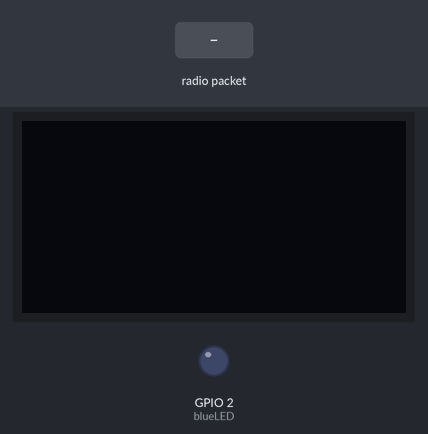
The sketch below on a simulated ESP32. Parts: 128×64 one-colour display, output pins drawn as LEDs (lit = HIGH). Inputs (shaded band) come from the test bench. No radio packets arrive unless stated; what the sketch prints to the serial monitor is not drawn.

Above: at 1.2 s.
1.3 s: radio packet "1" arrives
At 2.5 s:
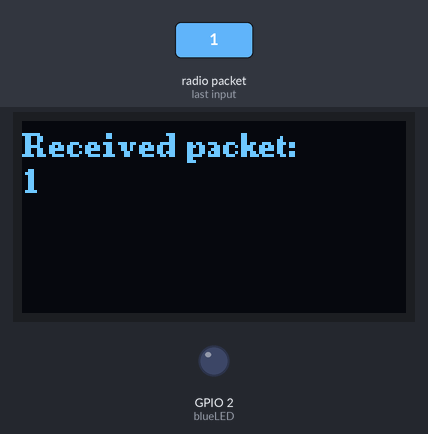
2.8 s: radio packet "0" arrives
At 3.7 s:
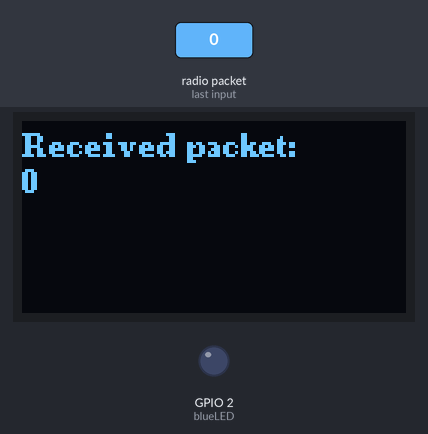
4.3 s: radio packet "2" arrives
At 4.9 s:
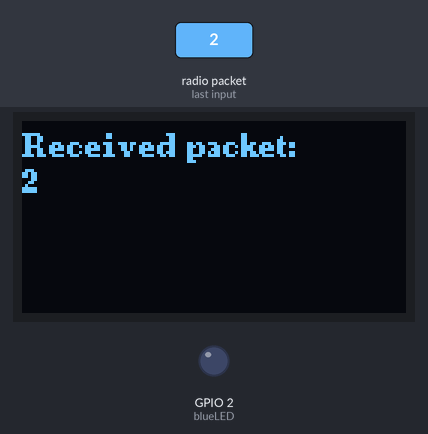
Timing chart, 0 to 7.3 s (numbered marks = the images above; inputs shaded):
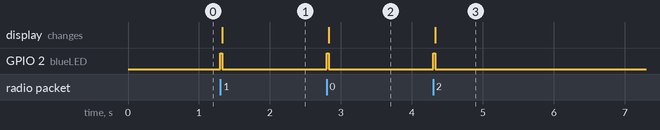

Measured:
- after the input at 1.3 s, GPIO 2 (blueLED): LOW → HIGH at once, → LOW 0.03 s later; the display: first differs from a run without the input at once (image 1)
- after the input at 2.8 s, GPIO 2 (blueLED): LOW → HIGH at once, → LOW 0.03 s later; the display: first differs from a run without the input at once (image 2)
- after the input at 4.3 s, GPIO 2 (blueLED): LOW → HIGH at once, → LOW 0.03 s later; the display: first differs from a run without the input at once (image 3)

The sketch:

LoRaRecibeyPantalla.ino
```cpp
/* Example from Sandeep Mistry
 * With mods from AliExpress/LilyGo docs
 * For TTGo ESP32 LoRa-OLED board
 * http://www.lilygo.cn/down_view.aspx?TypeId=11&Id=78&Fid=t14:11:14
 * Based on SX1276 LoRa Radio
 * http://www.semtech.com/apps/product.php?pn=SX1276
 * RMB 29Nov2017
 */

#include <SPI.h>
#include <LoRa.h>       // https://github.com/sandeepmistry/arduino-LoRa
#include <U8g2lib.h>   // https://github.com/olikraus/U8g2_Arduino
// #include <U8x8lib.h>

#define OFF 0   // For LED
#define ON 1

// SPI LoRa Radio
#define LORA_SCK 5        // GPIO5 - SX1276 SCK
#define LORA_MISO 19     // GPIO19 - SX1276 MISO
#define LORA_MOSI 27    // GPIO27 - SX1276 MOSI
#define LORA_CS 18     // GPIO18 - SX1276 CS
#define LORA_RST 14   // GPIO14 - SX1276 RST
#define LORA_IRQ 26  // GPIO26 - SX1276 IRQ (interrupt request)

// I2C OLED Display works with SSD1306 driver
#define OLED_SDA 4
#define OLED_SCL 15
#define OLED_RST 16

/* Pick One. Hardware I2C does NOT work! This article helped: https://robotzero.one/heltec-wifi-kit-32/
* TTGo boards similar to Heltec boards, LED_BUILTIN = 2 instead of pin 25
* Some OLED displays don't handle ACK correctly so SW I2C works better. Thank you Olikraus!
* TTGo OLED has pin 16 reset unlike other OLED displays
*/

// UNCOMMENT one of the constructor lines below
//U8X8_SSD1306_128X64_NONAME_SW_I2C Display(/* clock=*/ OLED_SCL, /* data=*/ OLED_SDA, /* reset=*/ OLED_RST); // Unbuffered, basic graphics, software I2C
//U8G2_SSD1306_128X64_NONAME_1_SW_I2C Display(U8G2_R0, /* clock=*/ OLED_SCL, /* data=*/ OLED_SDA, /* reset=*/ OLED_RST); // Page buffer, SW I2C
U8G2_SSD1306_128X64_NONAME_F_SW_I2C Display(U8G2_R0, /* clock=*/ OLED_SCL, /* data=*/ OLED_SDA, /* reset=*/ OLED_RST); // Full framebuffer, SW I2C

const int blueLED = LED_BUILTIN;

String rssi = "";
String packet = "";

void setup() {
  Serial.begin(115200);
  while (!Serial);

  Serial.println("LoRa Receiver");

  Display.begin();
  Display.enableUTF8Print();    // enable UTF8 support for the Arduino print() function
  Display.setFont(u8g2_font_ncenB08_te);  //u8g2_font_ncenB10_tr        u8g2_font_ncenB10_tf   u8g2_font_ncenB08_te         u8g2_font_ncenB08_tn          u8g2_font_ncenB08_tr

  // Very important for SPI pin configuration!
  SPI.begin(LORA_SCK, LORA_MISO, LORA_MOSI, LORA_CS);

  // Very important for LoRa Radio pin configuration!
  LoRa.setPins(LORA_CS, LORA_RST, LORA_IRQ);

  pinMode(blueLED, OUTPUT); // For LED feedback

  if (!LoRa.begin(915E6)) {
    Serial.println("Starting LoRa failed!");
    while (1);
  }

  // The larger the spreading factor the greater the range but slower data rate
  // Send and receive radios need to be set the same
  //LoRa.setSpreadingFactor(12);  // ranges from 6-12, default 7 see API docs
}

void loop() {
  // try to parse packet
  int packetSize = LoRa.parsePacket();
  if (packetSize) {
    // received a packet

    //Serial.print("Received packet ");

    digitalWrite(blueLED, ON);  // Turn blue LED on

    // read packet
    packet = "";                   // Clear packet
    while (LoRa.available()) {
      packet += (char)LoRa.read(); // Assemble new packet
    }
    Serial.println(packet);
    rssi = LoRa.packetRssi();

    // Display Info
    Display.clearBuffer();
    //Display.setCursor(0,12); Display.print("LoRa Receiver");
    Display.setCursor(0,12); Display.print("Received packet:");
    Display.setCursor(0,24); Display.print(packet);
    //Display.setCursor(0,58); Display.print("RSSI " + rssi);
    Display.sendBuffer();

    digitalWrite(blueLED, OFF); // Turn blue LED off

    //Serial.println(packet + "' with RSSI " + rssi);
  }
}
```
